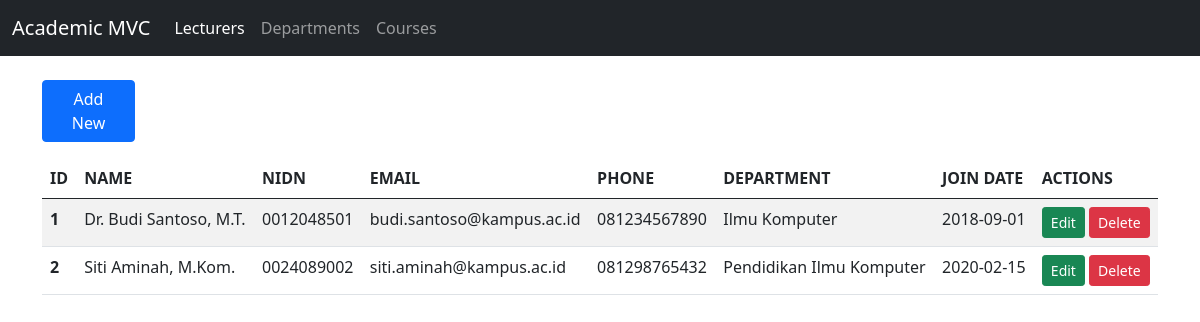
The page / on the database its author committed.
### tables this page shows
CREATE TABLE lecturers (
    id INT AUTO_INCREMENT PRIMARY KEY,
    name VARCHAR(100) NOT NULL,
    nidn VARCHAR(30) NOT NULL UNIQUE,
    email VARCHAR(100) NOT NULL,
    phone VARCHAR(25) NOT NULL,
    join_date DATE NOT NULL,
    department_id INT NULL,
     
    CONSTRAINT fk_lecturer_department
        FOREIGN KEY (department_id) REFERENCES departments(id)
        ON UPDATE CASCADE
        ON DELETE SET NULL
);

CREATE TABLE departments (
    id INT AUTO_INCREMENT PRIMARY KEY,
    department_code VARCHAR(20) NOT NULL UNIQUE,
    department_name VARCHAR(100) NOT NULL,
    faculty VARCHAR(100) NOT NULL
);

### controllers/LecturerController.php (called while the page is built, shortened)
<?php
require_once __DIR__ . '/../models/Lecturer.php';
class LecturerController
{
    private $lecturerModel;
    public function __construct($db)
    {
        $this->lecturerModel = new Lecturer($db);
    }
    public function index()
    {
        $lecturers = $this->lecturerModel->getAll();
        $activePage = "lecturers";
        require __DIR__ . '/../views/layouts/header.php';
        require __DIR__ . '/../views/lecturers/index.php';
        require __DIR__ . '/../views/layouts/footer.php';
    }
}

### models/Lecturer.php (called while the page is built, shortened)
<?php
class Lecturer
{
    private $conn;
    private $table = "lecturers";
    public function __construct($db)
    {
        $this->conn = $db;
    }
    public function getAll()
    {
        $query = "SELECT l.*, d.department_name
                  FROM {$this->table} l
                  LEFT JOIN departments d ON l.department_id = d.id
                  ORDER BY l.id ASC";
        return $this->conn->query($query);
    }
}

### views/lecturers/index.php (the view)
<div class="container my-4">
    <div class="col-1 my-3">
        <a type="button" class="btn btn-primary" href="index.php?page=lecturers&action=create">Add New</a>
    </div>
    <table class="table table-striped">
        <thead>
            <tr>
                <th>ID</th>
                <th>NAME</th>
                <th>NIDN</th>
                <th>EMAIL</th>
                <th>PHONE</th>
                <th>DEPARTMENT</th>
                <th>JOIN DATE</th>
                <th>ACTIONS</th>
            </tr>
        </thead>
        <tbody>
            <?php while ($row = $lecturers->fetch_assoc()): ?>
                <tr>
                    <th><?= $row['id'] ?></th>
                    <td><?= htmlspecialchars($row['name']) ?></td>
                    <td><?= htmlspecialchars($row['nidn']) ?></td>
                    <td><?= htmlspecialchars($row['email']) ?></td>
                    <td><?= htmlspecialchars($row['phone']) ?></td>
                    <td><?= htmlspecialchars($row['department_name'] ?? '-') ?></td>
                    <td><?= htmlspecialchars($row['join_date']) ?></td>
                    <td>
                        <a class="btn btn-success btn-sm" href="index.php?page=lecturers&action=edit&id=<?= $row['id'] ?>">Edit</a>
                        <a class="btn btn-danger btn-sm" href="index.php?page=lecturers&action=delete&id=<?= $row['id'] ?>" onclick="return confirm('Hapus dosen ini? Semua mata kuliah terkait juga akan terhapus.')">Delete</a>
                    </td>
                </tr>
            <?php endwhile; ?>
        </tbody>
    </table>
</div>

### index.php (shortened to what this page needs)
<?php
require_once __DIR__ . '/controllers/LecturerController.php';
require_once __DIR__ . '/controllers/CourseController.php';
$database = new Database();
$db = $database->getConnection();
$page = $_GET['page'] ?? 'lecturers';
$action = $_GET['action'] ?? 'index';
switch ($page) {
    case 'lecturers':
    default:
        $controller = new LecturerController($db);
        break;
}
if (method_exists($controller, $action)) {
    $controller->$action();
} else {
    $controller->index();
}

### views/layouts/header.php (shortened to what this page needs)
<!doctype html>
<html lang="en">
<head>
    <link href="assets/bootstrap.min.css" rel="stylesheet">
</head>
<body>
    <nav class="navbar navbar-expand-lg navbar-dark bg-dark">
        <div class="container-fluid">
            <a class="navbar-brand" href="index.php?page=lecturers">Academic MVC</a>
            <div class="collapse navbar-collapse" id="navbarNav">
                <ul class="navbar-nav">
                    <li class="nav-item">
                        <a class="nav-link <?= ($activePage === 'lecturers') ? 'active' : '' ?>" href="index.php?page=lecturers">Lecturers</a>
                    </li>
                    <li class="nav-item">
                        <a class="nav-link <?= ($activePage === 'departments') ? 'active' : '' ?>" href="index.php?page=departments">Departments</a>
                    </li>
                    <li class="nav-item">
                        <a class="nav-link <?= ($activePage === 'courses') ? 'active' : '' ?>" href="index.php?page=courses">Courses</a>
                    </li>
                </ul>
            </div>
        </div>
    </nav>

### views/layouts/footer.php (shortened to what this page needs)
</body>
</html>

### rows shown on the page
lecturers: id "1", name "Dr. Budi Santoso, M.T.", nidn "0012048501", email "budi.santoso@kampus.ac.id", phone "081234567890", department.department_name "Ilmu Komputer", join_date "2018-09-01"
lecturers: id "2", name "Siti Aminah, M.Kom.", nidn "0024089002", email "siti.aminah@kampus.ac.id", phone "081298765432", department.department_name "Pendidikan Ilmu Komputer", join_date "2020-02-15"
